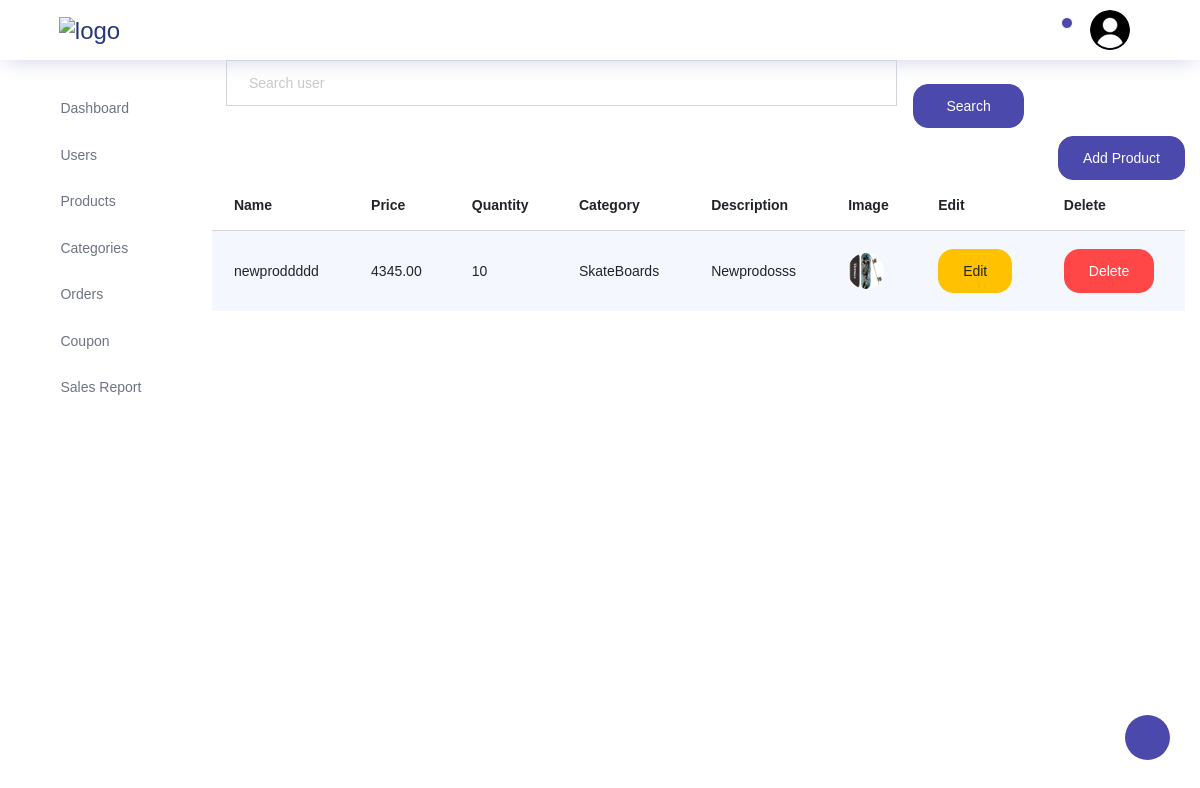
The page /storeadmin/products/ (signed in) on the database as committed earlier.
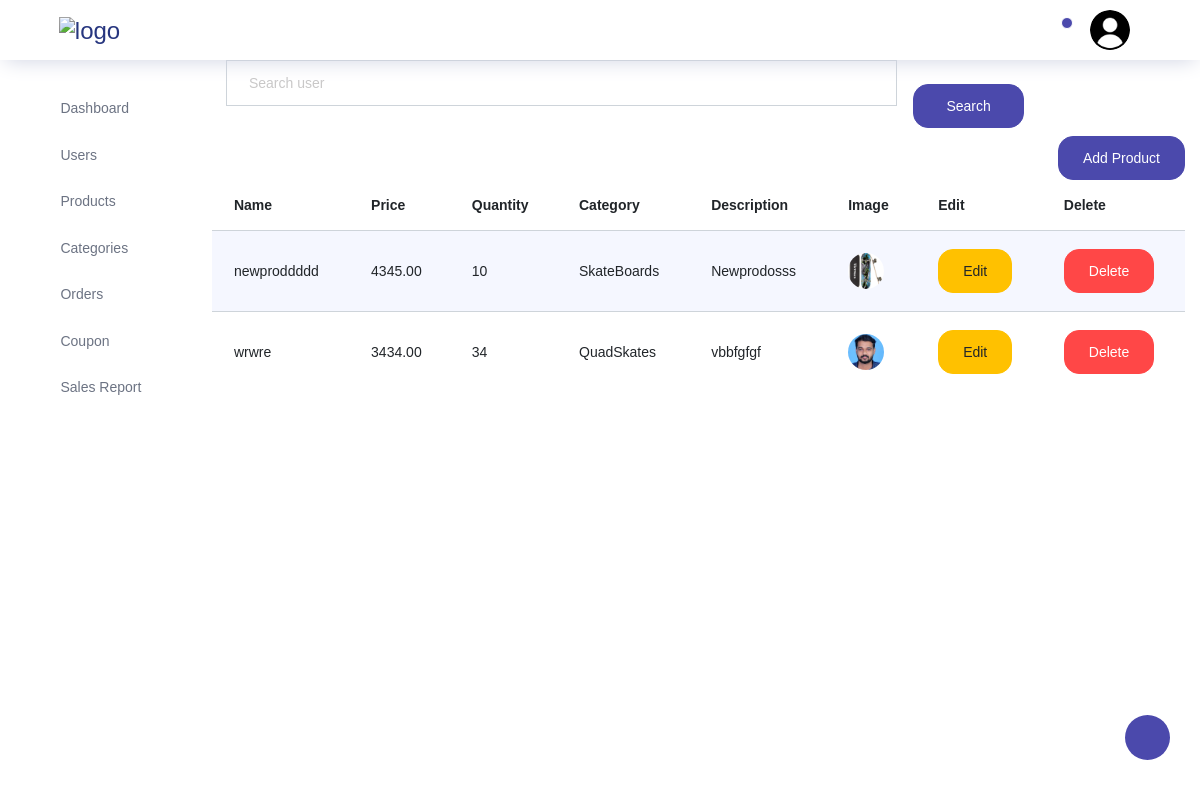
The same page on the database as committed later.
### store/models.py (models this page shows)
class Products(models.Model):
    name=models.CharField(max_length=200,unique=True)
    price = models.DecimalField(max_digits=10, decimal_places=2)
    quantity=models.PositiveIntegerField()
    category=models.ForeignKey(Category,on_delete=models.CASCADE)
    description=models.TextField(blank=True)
    image1=models.ImageField(upload_to='store/products/', blank=True)
    image2=models.ImageField(upload_to='store/products/', blank=True)
    image3=models.ImageField(upload_to='store/products/', blank=True)
    image4=models.ImageField(upload_to='store/products/', blank=True)

class Category(models.Model):
    name=models.CharField(max_length=200,unique=True)
    image=models.ImageField(upload_to='store/categorys/', blank=True)
    noofitems=models.IntegerField()
    isblocked=models.BooleanField(default=False)

### storeadmin/views.py (the view)
# urls.py: path("products/",views.products,name="admin_products"),
@never_cache
def products(request):
    if "adminname" in request.session:
        datas=Products.objects.all()
        if request.method=="POST":
            enteredproduct=request.POST.get("searchitem")
            datas=Products.objects.filter(name=enteredproduct)
            return render(request,"storeadmin/products/products.html",{"datas":datas})
        return render(request,"storeadmin/products/products.html",{"datas":datas})
    else:
        return redirect(adminsignin)

### storeadmin/templates/storeadmin/products/products.html (shortened to what this page needs)
{% extends 'storeadmin/index.html' %}
{% block content %}
<div class="container">
  <div class="col-md-10">
    <form action="" method="POST">{% csrf_token %}
      <div class="input-group">
        <input type="text" name="searchitem" class="form-control" id="navbar-search-input" placeholder="Search user" aria-label="search" aria-describedby="search">
        <div>
          <button type="submit" class="btn btn-primary btn-block mt-4 ml-3">Search</button>
        </div>
      </div>
    </form>
  </div>
  <div class="container">
    <div class="row justify-content-end">
      <a href="{% url 'admin_addproducts' %}">
        <button class="btn add-product-btn btn-primary mt-2">Add Product</button>
      </a>
    </div>
    <div class="row">
      <table class="table table-striped">
        <thead>
          <tr>
            <th>Name</th>
            <th>Price</th>
            <th>Quantity</th>
            <th>Category</th>
            <th>Description</th>
            <th>Image</th>
            <th>Edit</th>
            <th>Delete</th>
          </tr>
        </thead>
        <tbody>
          {% for item in datas %}
          <tr>
            <td>{{ item.name }}</td>
            <td>{{ item.price }}</td>
            <td>{{ item.quantity }}</td>
            <td>{{ item.category.name }}</td>
            <td>{{ item.description }}</td>
            <td><img src="{{ item.image1.url }}" alt=""></td>
            <td>
              <a href="{% url 'admin_editproducts' item.id %}">
                <button class="btn edit-btn btn-warning">Edit</button>
              </a>
            </td>
            <td>
              <button  type="button" class="btn delete-btn btn-danger" data-category-id="{{ item.id }}">Delete</button>
            </td>
          </tr>
          {% endfor %}
        </tbody>
      </table>
    </div>
  </div>
</div>
{% endblock content %}

Rows that differ between the two databases and show on the page:
added Products: name "wrwre", price "3434.00", quantity "34", category.name "QuadSkates", description "vbbfgfgf", image1 (picture)
